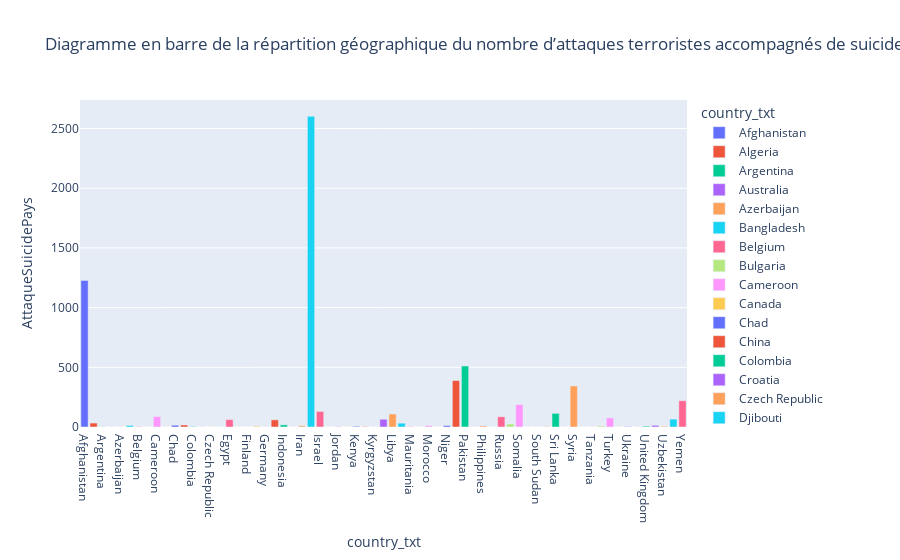

The cell this chart's notebook holds for it:
### Code cell
bar_fig3=px.bar(attaque_suicide_pays,x='country_txt',y='AttaqueSuicidePays',color='country_txt',title=" Diagramme en barre de la répartition géographique du nombre d’attaques terroristes accompagnés de suicide par pays")
bar_fig3.show()

### Figure 1 — Plotly figure (JSON) as saved in the notebook; plotly's stock layout.template omitted (floating-point values rounded to 4 significant figures)
{"data": [{"alignmentgroup": "True", "hovertemplate": "country_txt=%{x}<br>AttaqueSuicidePays=%{y}<extra></extra>", "legendgroup": "Afghanistan", "marker": {"color": "#636efa", "pattern": {"shape": ""}}, "name": "Afghanistan", "offsetgroup": "Afghanistan", "orientation": "v", "showlegend": true, "textposition": "auto", "type": "bar", "x": ["Afghanistan"], "xaxis": "x", "y": [1228], "yaxis": "y"}, {"alignmentgroup": "True", "hovertemplate": "country_txt=%{x}<br>AttaqueSuicidePays=%{y}<extra></extra>", "legendgroup": "Algeria", "marker": {"color": "#EF553B", "pattern": {"shape": ""}}, "name": "Algeria", "offsetgroup": "Algeria", "orientation": "v", "showlegend": true, "textposition": "auto", "type": "bar", "x": ["Algeria"], "xaxis": "x", "y": [33], "yaxis": "y"}, {"alignmentgroup": "True", "hovertemplate": "country_txt=%{x}<br>AttaqueSuicidePays=%{y}<extra></extra>", "legendgroup": "Argentina", "marker": {"color": "#00cc96", "pattern": {"shape": ""}}, "name": "Argentina", "offsetgroup": "Argentina", "orientation": "v", "showlegend": true, "textposition": "auto", "type": "bar", "x": ["Argentina"], "xaxis": "x", "y": [2], "yaxis": "y"}, {"alignmentgroup": "True", "hovertemplate": "country_txt=%{x}<br>AttaqueSuicidePays=%{y}<extra></extra>", "legendgroup": "Australia", "marker": {"color": "#ab63fa", "pattern": {"shape": ""}}, "name": "Australia", "offsetgroup": "Australia", "orientation": "v", "showlegend": true, "textposition": "auto", "type": "bar", "x": ["Australia"], "xaxis": "x", "y": [1], "yaxis": "y"}, {"alignmentgroup": "True", "hovertemplate": "country_txt=%{x}<br>AttaqueSuicidePays=%{y}<extra></extra>", "legendgroup": "Azerbaijan", "marker": {"color": "#FFA15A", "pattern": {"shape": ""}}, "name": "Azerbaijan", "offsetgroup": "Azerbaijan", "orientation": "v", "showlegend": true, "textposition": "auto", "type": "bar", "x": ["Azerbaijan"], "xaxis": "x", "y": [1], "yaxis": "y"}, {"alignmentgroup": "True", "hovertemplate": "country_txt=%{x}<br>AttaqueSuicidePays=%{y}<extra></extra>", "legendgroup": "Bangladesh", "marker": {"color": "#19d3f3", "pattern": {"shape": ""}}, "name": "Bangladesh", "offsetgroup": "Bangladesh", "orientation": "v", "showlegend": true, "textposition": "auto", "type": "bar", "x": ["Bangladesh"], "xaxis": "x", "y": [13], "yaxis": "y"}, {"alignmentgroup": "True", "hovertemplate": "country_txt=%{x}<br>AttaqueSuicidePays=%{y}<extra></extra>", "legendgroup": "Belgium", "marker": {"color": "#FF6692", "pattern": {"shape": ""}}, "name": "Belgium", "offsetgroup": "Belgium", "orientation": "v", "showlegend": true, "textposition": "auto", "type": "bar", "x": ["Belgium"], "xaxis": "x", "y": [3], "yaxis": "y"}, {"alignmentgroup": "True", "hovertemplate": "country_txt=%{x}<br>AttaqueSuicidePays=%{y}<extra></extra>", "legendgroup": "Bulgaria", "marker": {"color": "#B6E880", "pattern": {"shape": ""}}, "name": "Bulgaria", "offsetgroup": "Bulgaria", "orientation": "v", "showlegend": true, "textposition": "auto", "type": "bar", "x": ["Bulgaria"], "xaxis": "x", "y": [1], "yaxis": "y"}, {"alignmentgroup": "True", "hovertemplate": "country_txt=%{x}<br>AttaqueSuicidePays=%{y}<extra></extra>", "legendgroup": "Cameroon", "marker": {"color": "#FF97FF", "pattern": {"shape": ""}}, "name": "Cameroon", "offsetgroup": "Cameroon", "orientation": "v", "showlegend": true, "textposition": "auto", "type": "bar", "x": ["Cameroon"], "xaxis": "x", "y": [88], "yaxis": "y"}, {"alignmentgroup": "True", "hovertemplate": "country_txt=%{x}<br>AttaqueSuicidePays=%{y}<extra></extra>", "legendgroup": "Canada", "marker": {"color": "#FECB52", "pattern": {"shape": ""}}, "name": "Canada", "offsetgroup": "Canada", "orientation": "v", "showlegend": true, "textposition": "auto", "type": "bar", "x": ["Canada"], "xaxis": "x", "y": [1], "yaxis": "y"}, {"alignmentgroup": "True", "hovertemplate": "country_txt=%{x}<br>AttaqueSuicidePays=%{y}<extra></extra>", "legendgroup": "Chad", "marker": {"color": "#636efa", "pattern": {"shape": ""}}, "name": "Chad", "offsetgroup": "Chad", "orientation": "v", "showlegend": true, "textposition": "auto", "type": "bar", "x": ["Chad"], "xaxis": "x", "y": [15], "yaxis": "y"}, {"alignmentgroup": "True", "hovertemplate": "country_txt=%{x}<br>AttaqueSuicidePays=%{y}<extra></extra>", "legendgroup": "China", "marker": {"color": "#EF553B", "pattern": {"shape": ""}}, "name": "China", "offsetgroup": "China", "orientation": "v", "showlegend": true, "textposition": "auto", "type": "bar", "x": ["China"], "xaxis": "x", "y": [17], "yaxis": "y"}, {"alignmentgroup": "True", "hovertemplate": "country_txt=%{x}<br>AttaqueSuicidePays=%{y}<extra></extra>", "legendgroup": "Colombia", "marker": {"color": "#00cc96", "pattern": {"shape": ""}}, "name": "Colombia", "offsetgroup": "Colombia", "orientation": "v", "showlegend": true, "textposition": "auto", "type": "bar", "x": ["Colombia"], "xaxis": "x", "y": [4], "yaxis": "y"}, {"alignmentgroup": "True", "hovertemplate": "country_txt=%{x}<br>AttaqueSuicidePays=%{y}<extra></extra>", "legendgroup": "Croatia", "marker": {"color": "#ab63fa", "pattern": {"shape": ""}}, "name": "Croatia", "offsetgroup": "Croatia", "orientation": "v", "showlegend": true, "textposition": "auto", "type": "bar", "x": ["Croatia"], "xaxis": "x", "y": [1], "yaxis": "y"}, {"alignmentgroup": "True", "hovertemplate": "country_txt=%{x}<br>AttaqueSuicidePays=%{y}<extra></extra>", "legendgroup": "Czech Republic", "marker": {"color": "#FFA15A", "pattern": {"shape": ""}}, "name": "Czech Republic", "offsetgroup": "Czech Republic", "orientation": "v", "showlegend": true, "textposition": "auto", "type": "bar", "x": ["Czech Republic"], "xaxis": "x", "y": [1], "yaxis": "y"}, {"alignmentgroup": "True", "hovertemplate": "country_txt=%{x}<br>AttaqueSuicidePays=%{y}<extra></extra>", "legendgroup": "Djibouti", "marker": {"color": "#19d3f3", "pattern": {"shape": ""}}, "name": "Djibouti", "offsetgroup": "Djibouti", "orientation": "v", "showlegend": true, "textposition": "auto", "type": "bar", "x": ["Djibouti"], "xaxis": "x", "y": [1], "yaxis": "y"}, {"alignmentgroup": "True", "hovertemplate": "country_txt=%{x}<br>AttaqueSuicidePays=%{y}<extra></extra>", "legendgroup": "Egypt", "marker": {"color": "#FF6692", "pattern": {"shape": ""}}, "name": "Egypt", "offsetgroup": "Egypt", "orientation": "v", "showlegend": true, "textposition": "auto", "type": "bar", "x": ["Egypt"], "xaxis": "x", "y": [62], "yaxis": "y"}, {"alignmentgroup": "True", "hovertemplate": "country_txt=%{x}<br>AttaqueSuicidePays=%{y}<extra></extra>", "legendgroup": "Ethiopia", "marker": {"color": "#B6E880", "pattern": {"shape": ""}}, "name": "Ethiopia", "offsetgroup": "Ethiopia", "orientation": "v", "showlegend": true, "textposition": "auto", "type": "bar", "x": ["Ethiopia"], "xaxis": "x", "y": [1], "yaxis": "y"}, {"alignmentgroup": "True", "hovertemplate": "country_txt=%{x}<br>AttaqueSuicidePays=%{y}<extra></extra>", "legendgroup": "Finland", "marker": {"color": "#FF97FF", "pattern": {"shape": ""}}, "name": "Finland", "offsetgroup": "Finland", "orientation": "v", "showlegend": true, "textposition": "auto", "type": "bar", "x": ["Finland"], "xaxis": "x", "y": [1], "yaxis": "y"}, {"alignmentgroup": "True", "hovertemplate": "country_txt=%{x}<br>AttaqueSuicidePays=%{y}<extra></extra>", "legendgroup": "France", "marker": {"color": "#FECB52", "pattern": {"shape": ""}}, "name": "France", "offsetgroup": "France", "orientation": "v", "showlegend": true, "textposition": "auto", "type": "bar", "x": ["France"], "xaxis": "x", "y": [7], "yaxis": "y"}, {"alignmentgroup": "True", "hovertemplate": "country_txt=%{x}<br>AttaqueSuicidePays=%{y}<extra></extra>", "legendgroup": "Germany", "marker": {"color": "#636efa", "pattern": {"shape": ""}}, "name": "Germany", "offsetgroup": "Germany", "orientation": "v", "showlegend": true, "textposition": "auto", "type": "bar", "x": ["Germany"], "xaxis": "x", "y": [1], "yaxis": "y"}, {"alignmentgroup": "True", "hovertemplate": "country_txt=%{x}<br>AttaqueSuicidePays=%{y}<extra></extra>", "legendgroup": "India", "marker": {"color": "#EF553B", "pattern": {"shape": ""}}, "name": "India", "offsetgroup": "India", "orientation": "v", "showlegend": true, "textposition": "auto", "type": "bar", "x": ["India"], "xaxis": "x", "y": [60], "yaxis": "y"}, {"alignmentgroup": "True", "hovertemplate": "country_txt=%{x}<br>AttaqueSuicidePays=%{y}<extra></extra>", "legendgroup": "Indonesia", "marker": {"color": "#00cc96", "pattern": {"shape": ""}}, "name": "Indonesia", "offsetgroup": "Indonesia", "orientation": "v", "showlegend": true, "textposition": "auto", "type": "bar", "x": ["Indonesia"], "xaxis": "x", "y": [18], "yaxis": "y"}, {"alignmentgroup": "True", "hovertemplate": "country_txt=%{x}<br>AttaqueSuicidePays=%{y}<extra></extra>", "legendgroup": "International", "marker": {"color": "#ab63fa", "pattern": {"shape": ""}}, "name": "International", "offsetgroup": "International", "orientation": "v", "showlegend": true, "textposition": "auto", "type": "bar", "x": ["International"], "xaxis": "x", "y": [1], "yaxis": "y"}, {"alignmentgroup": "True", "hovertemplate": "country_txt=%{x}<br>AttaqueSuicidePays=%{y}<extra></extra>", "legendgroup": "Iran", "marker": {"color": "#FFA15A", "pattern": {"shape": ""}}, "name": "Iran", "offsetgroup": "Iran", "orientation": "v", "showlegend": true, "textposition": "auto", "type": "bar", "x": ["Iran"], "xaxis": "x", "y": [10], "yaxis": "y"}, {"alignmentgroup": "True", "hovertemplate": "country_txt=%{x}<br>AttaqueSuicidePays=%{y}<extra></extra>", "legendgroup": "Iraq", "marker": {"color": "#19d3f3", "pattern": {"shape": ""}}, "name": "Iraq", "offsetgroup": "Iraq", "orientation": "v", "showlegend": true, "textposition": "auto", "type": "bar", "x": ["Iraq"], "xaxis": "x", "y": [2602], "yaxis": "y"}, {"alignmentgroup": "True", "hovertemplate": "country_txt=%{x}<br>AttaqueSuicidePays=%{y}<extra></extra>", "legendgroup": "Israel", "marker": {"color": "#FF6692", "pattern": {"shape": ""}}, "name": "Israel", "offsetgroup": "Israel", "orientation": "v", "showlegend": true, "textposition": "auto", "type": "bar", "x": ["Israel"], "xaxis": "x", "y": [130], "yaxis": "y"}, {"alignmentgroup": "True", "hovertemplate": "country_txt=%{x}<br>AttaqueSuicidePays=%{y}<extra></extra>", "legendgroup": "Italy", "marker": {"color": "#B6E880", "pattern": {"shape": ""}}, "name": "Italy", "offsetgroup": "Italy", "orientation": "v", "showlegend": true, "textposition": "auto", "type": "bar", "x": ["Italy"], "xaxis": "x", "y": [1], "yaxis": "y"}, {"alignmentgroup": "True", "hovertemplate": "country_txt=%{x}<br>AttaqueSuicidePays=%{y}<extra></extra>", "legendgroup": "Jordan", "marker": {"color": "#FF97FF", "pattern": {"shape": ""}}, "name": "Jordan", "offsetgroup": "Jordan", "orientation": "v", "showlegend": true, "textposition": "auto", "type": "bar", "x": ["Jordan"], "xaxis": "x", "y": [5], "yaxis": "y"}, {"alignmentgroup": "True", "hovertemplate": "country_txt=%{x}<br>AttaqueSuicidePays=%{y}<extra></extra>", "legendgroup": "Kazakhstan", "marker": {"color": "#FECB52", "pattern": {"shape": ""}}, "name": "Kazakhstan", "offsetgroup": "Kazakhstan", "orientation": "v", "showlegend": true, "textposition": "auto", "type": "bar", "x": ["Kazakhstan"], "xaxis": "x", "y": [2], "yaxis": "y"}, {"alignmentgroup": "True", "hovertemplate": "country_txt=%{x}<br>AttaqueSuicidePays=%{y}<extra></extra>", "legendgroup": "Kenya", "marker": {"color": "#636efa", "pattern": {"shape": ""}}, "name": "Kenya", "offsetgroup": "Kenya", "orientation": "v", "showlegend": true, "textposition": "auto", "type": "bar", "x": ["Kenya"], "xaxis": "x", "y": [6], "yaxis": "y"}, {"alignmentgroup": "True", "hovertemplate": "country_txt=%{x}<br>AttaqueSuicidePays=%{y}<extra></extra>", "legendgroup": "Kuwait", "marker": {"color": "#EF553B", "pattern": {"shape": ""}}, "name": "Kuwait", "offsetgroup": "Kuwait", "orientation": "v", "showlegend": true, "textposition": "auto", "type": "bar", "x": ["Kuwait"], "xaxis": "x", "y": [3], "yaxis": "y"}, {"alignmentgroup": "True", "hovertemplate": "country_txt=%{x}<br>AttaqueSuicidePays=%{y}<extra></extra>", "legendgroup": "Kyrgyzstan", "marker": {"color": "#00cc96", "pattern": {"shape": ""}}, "name": "Kyrgyzstan", "offsetgroup": "Kyrgyzstan", "orientation": "v", "showlegend": true, "textposition": "auto", "type": "bar", "x": ["Kyrgyzstan"], "xaxis": "x", "y": [1], "yaxis": "y"}, {"alignmentgroup": "True", "hovertemplate": "country_txt=%{x}<br>AttaqueSuicidePays=%{y}<extra></extra>", "legendgroup": "Lebanon", "marker": {"color": "#ab63fa", "pattern": {"shape": ""}}, "name": "Lebanon", "offsetgroup": "Lebanon", "orientation": "v", "showlegend": true, "textposition": "auto", "type": "bar", "x": ["Lebanon"], "xaxis": "x", "y": [65], "yaxis": "y"}, {"alignmentgroup": "True", "hovertemplate": "country_txt=%{x}<br>AttaqueSuicidePays=%{y}<extra></extra>", "legendgroup": "Libya", "marker": {"color": "#FFA15A", "pattern": {"shape": ""}}, "name": "Libya", "offsetgroup": "Libya", "orientation": "v", "showlegend": true, "textposition": "auto", "type": "bar", "x": ["Libya"], "xaxis": "x", "y": [109], "yaxis": "y"}, {"alignmentgroup": "True", "hovertemplate": "country_txt=%{x}<br>AttaqueSuicidePays=%{y}<extra></extra>", "legendgroup": "Mali", "marker": {"color": "#19d3f3", "pattern": {"shape": ""}}, "name": "Mali", "offsetgroup": "Mali", "orientation": "v", "showlegend": true, "textposition": "auto", "type": "bar", "x": ["Mali"], "xaxis": "x", "y": [32], "yaxis": "y"}, {"alignmentgroup": "True", "hovertemplate": "country_txt=%{x}<br>AttaqueSuicidePays=%{y}<extra></extra>", "legendgroup": "Mauritania", "marker": {"color": "#FF6692", "pattern": {"shape": ""}}, "name": "Mauritania", "offsetgroup": "Mauritania", "orientation": "v", "showlegend": true, "textposition": "auto", "type": "bar", "x": ["Mauritania"], "xaxis": "x", "y": [3], "yaxis": "y"}, {"alignmentgroup": "True", "hovertemplate": "country_txt=%{x}<br>AttaqueSuicidePays=%{y}<extra></extra>", "legendgroup": "Mexico", "marker": {"color": "#B6E880", "pattern": {"shape": ""}}, "name": "Mexico", "offsetgroup": "Mexico", "orientation": "v", "showlegend": true, "textposition": "auto", "type": "bar", "x": ["Mexico"], "xaxis": "x", "y": [1], "yaxis": "y"}, {"alignmentgroup": "True", "hovertemplate": "country_txt=%{x}<br>AttaqueSuicidePays=%{y}<extra></extra>", "legendgroup": "Morocco", "marker": {"color": "#FF97FF", "pattern": {"shape": ""}}, "name": "Morocco", "offsetgroup": "Morocco", "orientation": "v", "showlegend": true, "textposition": "auto", "type": "bar", "x": ["Morocco"], "xaxis": "x", "y": [11], "yaxis": "y"}, {"alignmentgroup": "True", "hovertemplate": "country_txt=%{x}<br>AttaqueSuicidePays=%{y}<extra></extra>", "legendgroup": "Myanmar", "marker": {"color": "#FECB52", "pattern": {"shape": ""}}, "name": "Myanmar", "offsetgroup": "Myanmar", "orientation": "v", "showlegend": true, "textposition": "auto", "type": "bar", "x": ["Myanmar"], "xaxis": "x", "y": [1], "yaxis": "y"}, {"alignmentgroup": "True", "hovertemplate": "country_txt=%{x}<br>AttaqueSuicidePays=%{y}<extra></extra>", "legendgroup": "Niger", "marker": {"color": "#636efa", "pattern": {"shape": ""}}, "name": "Niger", "offsetgroup": "Niger", "orientation": "v", "showlegend": true, "textposition": "auto", "type": "bar", "x": ["Niger"], "xaxis": "x", "y": [12], "yaxis": "y"}, {"alignmentgroup": "True", "hovertemplate": "country_txt=%{x}<br>AttaqueSuicidePays=%{y}<extra></extra>", "legendgroup": "Nigeria", "marker": {"color": "#EF553B", "pattern": {"shape": ""}}, "name": "Nigeria", "offsetgroup": "Nigeria", "orientation": "v", "showlegend": true, "textposition": "auto", "type": "bar", "x": ["Nigeria"], "xaxis": "x", "y": [389], "yaxis": "y"}, {"alignmentgroup": "True", "hovertemplate": "country_txt=%{x}<br>AttaqueSuicidePays=%{y}<extra></extra>", "legendgroup": "Pakistan", "marker": {"color": "#00cc96", "pattern": {"shape": ""}}, "name": "Pakistan", "offsetgroup": "Pakistan", "orientation": "v", "showlegend": true, "textposition": "auto", "type": "bar", "x": ["Pakistan"], "xaxis": "x", "y": [511], "yaxis": "y"}, {"alignmentgroup": "True", "hovertemplate": "country_txt=%{x}<br>AttaqueSuicidePays=%{y}<extra></extra>", "legendgroup": "Panama", "marker": {"color": "#ab63fa", "pattern": {"shape": ""}}, "name": "Panama", "offsetgroup": "Panama", "orientation": "v", "showlegend": true, "textposition": "auto", "type": "bar", "x": ["Panama"], "xaxis": "x", "y": [1], "yaxis": "y"}, {"alignmentgroup": "True", "hovertemplate": "country_txt=%{x}<br>AttaqueSuicidePays=%{y}<extra></extra>", "legendgroup": "Philippines", "marker": {"color": "#FFA15A", "pattern": {"shape": ""}}, "name": "Philippines", "offsetgroup": "Philippines", "orientation": "v", "showlegend": true, "textposition": "auto", "type": "bar", "x": ["Philippines"], "xaxis": "x", "y": [9], "yaxis": "y"}, {"alignmentgroup": "True", "hovertemplate": "country_txt=%{x}<br>AttaqueSuicidePays=%{y}<extra></extra>", "legendgroup": "Qatar", "marker": {"color": "#19d3f3", "pattern": {"shape": ""}}, "name": "Qatar", "offsetgroup": "Qatar", "orientation": "v", "showlegend": true, "textposition": "auto", "type": "bar", "x": ["Qatar"], "xaxis": "x", "y": [1], "yaxis": "y"}, {"alignmentgroup": "True", "hovertemplate": "country_txt=%{x}<br>AttaqueSuicidePays=%{y}<extra></extra>", "legendgroup": "Russia", "marker": {"color": "#FF6692", "pattern": {"shape": ""}}, "name": "Russia", "offsetgroup": "Russia", "orientation": "v", "showlegend": true, "textposition": "auto", "type": "bar", "x": ["Russia"], "xaxis": "x", "y": [86], "yaxis": "y"}, {"alignmentgroup": "True", "hovertemplate": "country_txt=%{x}<br>AttaqueSuicidePays=%{y}<extra></extra>", "legendgroup": "Saudi Arabia", "marker": {"color": "#B6E880", "pattern": {"shape": ""}}, "name": "Saudi Arabia", "offsetgroup": "Saudi Arabia", "orientation": "v", "showlegend": true, "textposition": "auto", "type": "bar", "x": ["Saudi Arabia"], "xaxis": "x", "y": [25], "yaxis": "y"}, {"alignmentgroup": "True", "hovertemplate": "country_txt=%{x}<br>AttaqueSuicidePays=%{y}<extra></extra>", "legendgroup": "Somalia", "marker": {"color": "#FF97FF", "pattern": {"shape": ""}}, "name": "Somalia", "offsetgroup": "Somalia", "orientation": "v", "showlegend": true, "textposition": "auto", "type": "bar", "x": ["Somalia"], "xaxis": "x", "y": [188], "yaxis": "y"}, {"alignmentgroup": "True", "hovertemplate": "country_txt=%{x}<br>AttaqueSuicidePays=%{y}<extra></extra>", "legendgroup": "South Africa", "marker": {"color": "#FECB52", "pattern": {"shape": ""}}, "name": "South Africa", "offsetgroup": "South Africa", "orientation": "v", "showlegend": true, "textposition": "auto", "type": "bar", "x": ["South Africa"], "xaxis": "x", "y": [1], "yaxis": "y"}, {"alignmentgroup": "True", "hovertemplate": "country_txt=%{x}<br>AttaqueSuicidePays=%{y}<extra></extra>", "legendgroup": "South Sudan", "marker": {"color": "#636efa", "pattern": {"shape": ""}}, "name": "South Sudan", "offsetgroup": "South Sudan", "orientation": "v", "showlegend": true, "textposition": "auto", "type": "bar", "x": ["South Sudan"], "xaxis": "x", "y": [1], "yaxis": "y"}, {"alignmentgroup": "True", "hovertemplate": "country_txt=%{x}<br>AttaqueSuicidePays=%{y}<extra></extra>", "legendgroup": "Spain", "marker": {"color": "#EF553B", "pattern": {"shape": ""}}, "name": "Spain", "offsetgroup": "Spain", "orientation": "v", "showlegend": true, "textposition": "auto", "type": "bar", "x": ["Spain"], "xaxis": "x", "y": [2], "yaxis": "y"}, {"alignmentgroup": "True", "hovertemplate": "country_txt=%{x}<br>AttaqueSuicidePays=%{y}<extra></extra>", "legendgroup": "Sri Lanka", "marker": {"color": "#00cc96", "pattern": {"shape": ""}}, "name": "Sri Lanka", "offsetgroup": "Sri Lanka", "orientation": "v", "showlegend": true, "textposition": "auto", "type": "bar", "x": ["Sri Lanka"], "xaxis": "x", "y": [114], "yaxis": "y"}, {"alignmentgroup": "True", "hovertemplate": "country_txt=%{x}<br>AttaqueSuicidePays=%{y}<extra></extra>", "legendgroup": "Sweden", "marker": {"color": "#ab63fa", "pattern": {"shape": ""}}, "name": "Sweden", "offsetgroup": "Sweden", "orientation": "v", "showlegend": true, "textposition": "auto", "type": "bar", "x": ["Sweden"], "xaxis": "x", "y": [1], "yaxis": "y"}, {"alignmentgroup": "True", "hovertemplate": "country_txt=%{x}<br>AttaqueSuicidePays=%{y}<extra></extra>", "legendgroup": "Syria", "marker": {"color": "#FFA15A", "pattern": {"shape": ""}}, "name": "Syria", "offsetgroup": "Syria", "orientation": "v", "showlegend": true, "textposition": "auto", "type": "bar", "x": ["Syria"], "xaxis": "x", "y": [344], "yaxis": "y"}, {"alignmentgroup": "True", "hovertemplate": "country_txt=%{x}<br>AttaqueSuicidePays=%{y}<extra></extra>", "legendgroup": "Tajikistan", "marker": {"color": "#19d3f3", "pattern": {"shape": ""}}, "name": "Tajikistan", "offsetgroup": "Tajikistan", "orientation": "v", "showlegend": true, "textposition": "auto", "type": "bar", "x": ["Tajikistan"], "xaxis": "x", "y": [1], "yaxis": "y"}, {"alignmentgroup": "True", "hovertemplate": "country_txt=%{x}<br>AttaqueSuicidePays=%{y}<extra></extra>", "legendgroup": "Tanzania", "marker": {"color": "#FF6692", "pattern": {"shape": ""}}, "name": "Tanzania", "offsetgroup": "Tanzania", "orientation": "v", "showlegend": true, "textposition": "auto", "type": "bar", "x": ["Tanzania"], "xaxis": "x", "y": [1], "yaxis": "y"}, {"alignmentgroup": "True", "hovertemplate": "country_txt=%{x}<br>AttaqueSuicidePays=%{y}<extra></extra>", "legendgroup": "Tunisia", "marker": {"color": "#B6E880", "pattern": {"shape": ""}}, "name": "Tunisia", "offsetgroup": "Tunisia", "orientation": "v", "showlegend": true, "textposition": "auto", "type": "bar", "x": ["Tunisia"], "xaxis": "x", "y": [8], "yaxis": "y"}, {"alignmentgroup": "True", "hovertemplate": "country_txt=%{x}<br>AttaqueSuicidePays=%{y}<extra></extra>", "legendgroup": "Turkey", "marker": {"color": "#FF97FF", "pattern": {"shape": ""}}, "name": "Turkey", "offsetgroup": "Turkey", "orientation": "v", "showlegend": true, "textposition": "auto", "type": "bar", "x": ["Turkey"], "xaxis": "x", "y": [76], "yaxis": "y"}, {"alignmentgroup": "True", "hovertemplate": "country_txt=%{x}<br>AttaqueSuicidePays=%{y}<extra></extra>", "legendgroup": "Uganda", "marker": {"color": "#FECB52", "pattern": {"shape": ""}}, "name": "Uganda", "offsetgroup": "Uganda", "orientation": "v", "showlegend": true, "textposition": "auto", "type": "bar", "x": ["Uganda"], "xaxis": "x", "y": [2], "yaxis": "y"}, {"alignmentgroup": "True", "hovertemplate": "country_txt=%{x}<br>AttaqueSuicidePays=%{y}<extra></extra>", "legendgroup": "Ukraine", "marker": {"color": "#636efa", "pattern": {"shape": ""}}, "name": "Ukraine", "offsetgroup": "Ukraine", "orientation": "v", "showlegend": true, "textposition": "auto", "type": "bar", "x": ["Ukraine"], "xaxis": "x", "y": [3], "yaxis": "y"}, {"alignmentgroup": "True", "hovertemplate": "country_txt=%{x}<br>AttaqueSuicidePays=%{y}<extra></extra>", "legendgroup": "United Arab Emirates", "marker": {"color": "#EF553B", "pattern": {"shape": ""}}, "name": "United Arab Emirates", "offsetgroup": "United Arab Emirates", "orientation": "v", "showlegend": true, "textposition": "auto", "type": "bar", "x": ["United Arab Emirates"], "xaxis": "x", "y": [1], "yaxis": "y"}, {"alignmentgroup": "True", "hovertemplate": "country_txt=%{x}<br>AttaqueSuicidePays=%{y}<extra></extra>", "legendgroup": "United Kingdom", "marker": {"color": "#00cc96", "pattern": {"shape": ""}}, "name": "United Kingdom", "offsetgroup": "United Kingdom", "orientation": "v", "showlegend": true, "textposition": "auto", "type": "bar", "x": ["United Kingdom"], "xaxis": "x", "y": [7], "yaxis": "y"}, {"alignmentgroup": "True", "hovertemplate": "country_txt=%{x}<br>AttaqueSuicidePays=%{y}<extra></extra>", "legendgroup": "United States", "marker": {"color": "#ab63fa", "pattern": {"shape": ""}}, "name": "United States", "offsetgroup": "United States", "orientation": "v", "showlegend": true, "textposition": "auto", "type": "bar", "x": ["United States"], "xaxis": "x", "y": [14], "yaxis": "y"}, {"alignmentgroup": "True", "hovertemplate": "country_txt=%{x}<br>AttaqueSuicidePays=%{y}<extra></extra>", "legendgroup": "Uzbekistan", "marker": {"color": "#FFA15A", "pattern": {"shape": ""}}, "name": "Uzbekistan", "offsetgroup": "Uzbekistan", "orientation": "v", "showlegend": true, "textposition": "auto", "type": "bar", "x": ["Uzbekistan"], "xaxis": "x", "y": [6], "yaxis": "y"}, {"alignmentgroup": "True", "hovertemplate": "country_txt=%{x}<br>AttaqueSuicidePays=%{y}<extra></extra>", "legendgroup": "West Bank and Gaza Strip", "marker": {"color": "#19d3f3", "pattern": {"shape": ""}}, "name": "West Bank and Gaza Strip", "offsetgroup": "West Bank and Gaza Strip", "orientation": "v", "showlegend": true, "textposition": "auto", "type": "bar", "x": ["West Bank and Gaza Strip"], "xaxis": "x", "y": [66], "yaxis": "y"}, {"alignmentgroup": "True", "hovertemplate": "country_txt=%{x}<br>AttaqueSuicidePays=%{y}<extra></extra>", "legendgroup": "Yemen", "marker": {"color": "#FF6692", "pattern": {"shape": ""}}, "name": "Yemen", "offsetgroup": "Yemen", "orientation": "v", "showlegend": true, "textposition": "auto", "type": "bar", "x": ["Yemen"], "xaxis": "x", "y": [220], "yaxis": "y"}], "layout": {"barmode": "relative", "legend": {"title": {"text": "country_txt"}, "tracegroupgap": 0}, "title": {"text": " Diagramme en barre de la répartition géographique du nombre d’attaques terroristes accompagnés de suicide par pays"}, "xaxis": {"anchor": "y", "categoryarray": ["Afghanistan", "Algeria", "Argentina", "Australia", "Azerbaijan", "Bangladesh", "Belgium", "Bulgaria", "Cameroon", "Canada", "Chad", "China", "Colombia", "Croatia", "Czech Republic", "Djibouti", "Egypt", "Ethiopia", "Finland", "France", "Germany", "India", "Indonesia", "International", "Iran", "Iraq", "Israel", "Italy", "Jordan", "Kazakhstan", "Kenya", "Kuwait", "Kyrgyzstan", "Lebanon", "Libya", "Mali", "Mauritania", "Mexico", "Morocco", "Myanmar", "Niger", "Nigeria", "Pakistan", "Panama", "Philippines", "Qatar", "Russia", "Saudi Arabia", "Somalia", "South Africa", "South Sudan", "Spain", "Sri Lanka", "Sweden", "Syria", "Tajikistan", "Tanzania", "Tunisia", "Turkey", "Uganda", "Ukraine", "United Arab Emirates", "United Kingdom", "United States", "Uzbekistan", "West Bank and Gaza Strip", "Yemen"], "categoryorder": "array", "domain": [0, 1], "title": {"text": "country_txt"}}, "yaxis": {"anchor": "x", "domain": [0, 1], "title": {"text": "AttaqueSuicidePays"}}}}
